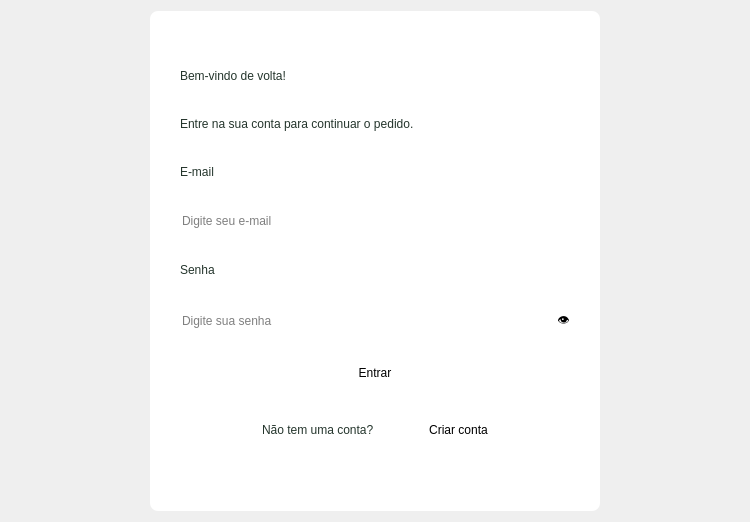
          <widget class="QWidget" name="paginaEntrar">
           <layout class="QVBoxLayout" name="verticalLayout_13">
            <property name="leftMargin">
             <number>150</number>
            </property>
            <property name="rightMargin">
             <number>150</number>
            </property>
            <item>
             <widget class="QWidget" name="cardLogin" native="true">
              <property name="minimumSize">
               <size>
                <width>450</width>
                <height>500</height>
               </size>
              </property>
              <property name="maximumSize">
               <size>
                <width>500</width>
                <height>550</height>
               </size>
              </property>
              <property name="styleSheet">
               <string notr="true">background-color: #FFFFFF;
border-radius: 8px;</string>
              </property>
              <layout class="QVBoxLayout" name="verticalLayout_17">
               <property name="leftMargin">
                <number>30</number>
               </property>
               <property name="topMargin">
                <number>30</number>
               </property>
               <property name="rightMargin">
                <number>30</number>
               </property>
               <property name="bottomMargin">
                <number>30</number>
               </property>
               <item>
                <widget class="QLabel" name="tituloLogin">
                 <property name="sizePolicy">
                  <sizepolicy hsizetype="Preferred" vsizetype="Maximum">
                   <horstretch>0</horstretch>
                   <verstretch>0</verstretch>
                  </sizepolicy>
                 </property>
                 <property name="styleSheet">
                  <string notr="true">color: #24352C</string>
                 </property>
                 <property name="text">
                  <string>Bem-vindo de volta!</string>
                 </property>
                </widget>
               </item>
               <item>
                <widget class="QLabel" name="descricaoLogin">
                 <property name="sizePolicy">
                  <sizepolicy hsizetype="Preferred" vsizetype="Maximum">
                   <horstretch>0</horstretch>
                   <verstretch>0</verstretch>
                  </sizepolicy>
                 </property>
                 <property name="styleSheet">
                  <string notr="true">color: #24352C</string>
                 </property>
                 <property name="text">
                  <string>Entre na sua conta para continuar o pedido.</string>
                 </property>
                </widget>
               </item>
               <item>
                <widget class="QLabel" name="destaqueEmail">
                 <property name="sizePolicy">
                  <sizepolicy hsizetype="Preferred" vsizetype="Maximum">
                   <horstretch>0</horstretch>
                   <verstretch>0</verstretch>
                  </sizepolicy>
                 </property>
                 <property name="styleSheet">
                  <string notr="true">color: #24352C</string>
                 </property>
                 <property name="text">
                  <string>E-mail</string>
                 </property>
                </widget>
               </item>
               <item>
                <widget class="QLineEdit" name="inputEmail">
                 <property name="cursor">
                  <cursorShape>IBeamCursor</cursorShape>
                 </property>
                 <property name="styleSheet">
                  <string notr="true"/>
                 </property>
                 <property name="text">
                  <string/>
                 </property>
                 <property name="placeholderText">
                  <string>Digite seu e-mail</string>
                 </property>
                </widget>
               </item>
               <item>
                <widget class="QLabel" name="destaqueSenha">
                 <property name="sizePolicy">
                  <sizepolicy hsizetype="Preferred" vsizetype="Maximum">
                   <horstretch>0</horstretch>
                   <verstretch>0</verstretch>
                  </sizepolicy>
                 </property>
                 <property name="styleSheet">
                  <string notr="true">color: #24352C</string>
                 </property>
                 <property name="text">
                  <string>Senha</string>
                 </property>
                </widget>
               </item>
               <item>
                <widget class="QWidget" name="linhaSenha" native="true">
                 <property name="sizePolicy">
                  <sizepolicy hsizetype="Preferred" vsizetype="Maximum">
                   <horstretch>0</horstretch>
                   <verstretch>0</verstretch>
                  </sizepolicy>
                 </property>
                 <layout class="QHBoxLayout" name="horizontalLayout_29">
                  <property name="leftMargin">
                   <number>0</number>
                  </property>
                  <property name="topMargin">
                   <number>0</number>
                  </property>
                  <property name="rightMargin">
                   <number>0</number>
                  </property>
                  <property name="bottomMargin">
                   <number>0</number>
                  </property>
                  <item>
                   <widget class="QLineEdit" name="inputSenha">
                    <property name="styleSheet">
                     <string notr="true"/>
                    </property>
                    <property name="text">
                     <string/>
                    </property>
                    <property name="echoMode">
                     <enum>QLineEdit::EchoMode::Password</enum>
                    </property>
                    <property name="placeholderText">
                     <string>Digite sua senha</string>
                    </property>
                   </widget>
                  </item>
                  <item>
                   <widget class="QPushButton" name="btnVerSenha">
                    <property name="text">
                     <string>👁</string>
                    </property>
                    <property name="checkable">
                     <bool>true</bool>
                    </property>
                   </widget>
                  </item>
                 </layout>
                </widget>
               </item>
               <item>
                <widget class="QPushButton" name="btnEntrar">
                 <property name="text">
                  <string>Entrar</string>
                 </property>
                </widget>
               </item>
               <item>
                <widget class="QWidget" name="widgetCriarConta" native="true">
                 <property name="sizePolicy">
                  <sizepolicy hsizetype="Preferred" vsizetype="Maximum">
                   <horstretch>0</horstretch>
                   <verstretch>0</verstretch>
                  </sizepolicy>
                 </property>
                 <layout class="QHBoxLayout" name="horizontalLayout_2">
                  <property name="spacing">
                   <number>3</number>
                  </property>
                  <property name="leftMargin">
                   <number>30</number>
                  </property>
                  <property name="rightMargin">
                   <number>30</number>
                  </property>
                  <item>
                   <widget class="QLabel" name="descricaoCriarConta">
                    <property name="sizePolicy">
                     <sizepolicy hsizetype="Maximum" vsizetype="Preferred">
                      <horstretch>0</horstretch>
                      <verstretch>0</verstretch>
                     </sizepolicy>
                    </property>
                    <property name="styleSheet">
                     <string notr="true">color: #24352C</string>
                    </property>
                    <property name="text">
                     <string>Não tem uma conta?</string>
                    </property>
                   </widget>
                  </item>
                  <item>
                   <widget class="QPushButton" name="btnPagCriarConta">
                    <property name="sizePolicy">
                     <sizepolicy hsizetype="Maximum" vsizetype="Fixed">
                      <horstretch>0</horstretch>
                      <verstretch>0</verstretch>
                     </sizepolicy>
                    </property>
                    <property name="styleSheet">
                     <string notr="true"/>
                    </property>
                    <property name="text">
                     <string>Criar conta</string>
                    </property>
                   </widget>
                  </item>
                 </layout>
                </widget>
               </item>
              </layout>
             </widget>
            </item>
           </layout>
          </widget>
